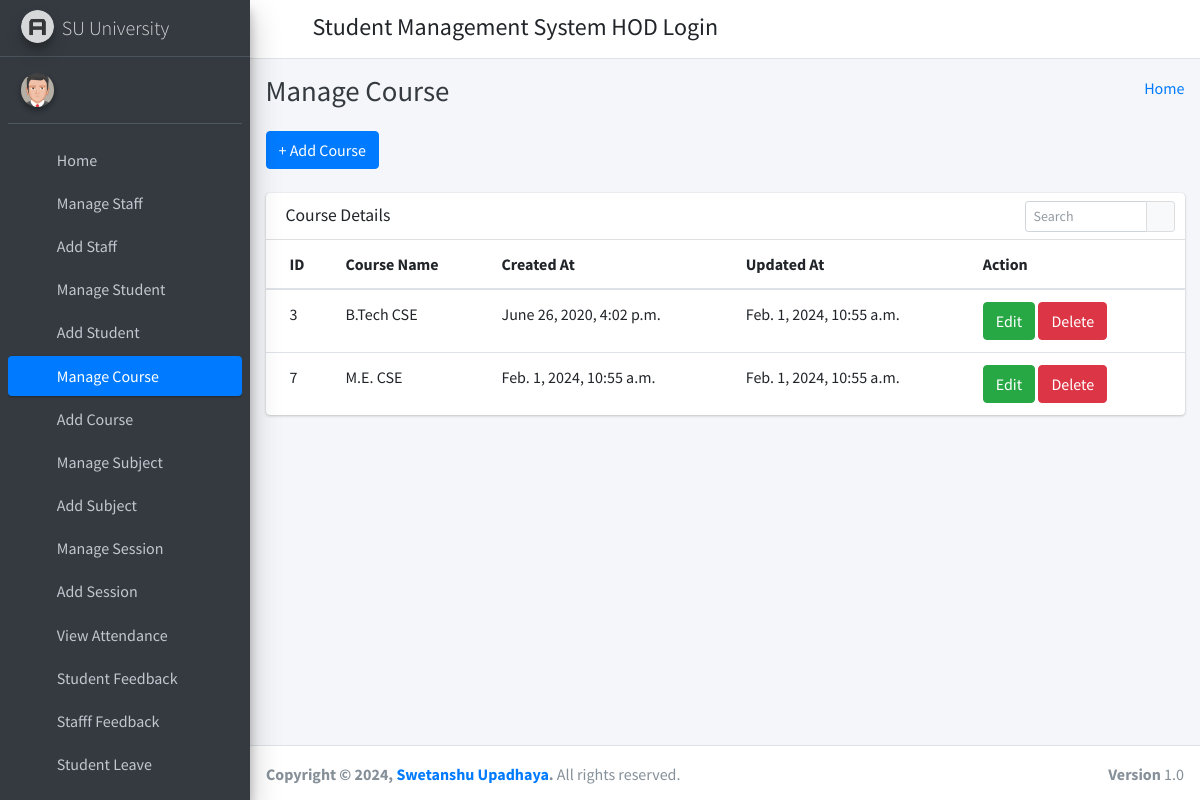
Page /manage_course/ (signed in) on the committed database.
### student_management_app/models.py (models this page shows)
class Courses(models.Model):
    id = models.AutoField(primary_key=True)
    course_name = models.CharField(max_length=255)
    created_at = models.DateTimeField(auto_now_add=True)
    updated_at = models.DateTimeField(auto_now=True)
    objects = models.Manager()

### student_management_app/HodViews.py (the view)
# urls.py: path('manage_course/', HodViews.manage_course, name="manage_course"),
def manage_course(request):
    courses = Courses.objects.all()
    context = {
        "courses": courses
    }
    return render(request, 'hod_template/manage_course_template.html', context)

### student_management_app/LoginCheckMiddleWare.py (called while the page is built, shortened)
    def process_view(self, request, view_func, view_args, view_kwargs):
        modulename = view_func.__module__
        user = request.user
        if user.is_authenticated:
            if user.user_type == "1":
                if modulename == "student_management_app.HodViews":
                    pass
                elif modulename == "student_management_app.views" or modulename == "django.views.static":
                    pass
                else:
                    return redirect("admin_home")
            else:
                return redirect("login")
        else:
            if request.path == reverse("login") or request.path == reverse("doLogin"):
                pass
            else:
                return redirect("login")

### student_management_app/templates/hod_template/manage_course_template.html (shortened to what this page needs)
{% extends 'hod_template/base_template.html' %}
{% block page_title %}
    Manage Course
{% endblock page_title %}
{% block main_content %}
{% load static %}
<section class="content">
        <div class="container-fluid">
            <a class="btn btn-primary" href="{% url 'add_course' %}" role="button">+ Add Course</a> <br/>&nbsp;
            <div class="row">
                <div class="col-md-12">
                    <div class="card">
                        <div class="card-header">
                            <h3 class="card-title">Course Details</h3>
                            <div class="card-tools">
                            <div class="input-group input-group-sm" style="width: 150px;">
                                <input type="text" name="table_search" class="form-control float-right" placeholder="Search">
                                <div class="input-group-append">
                                <button type="submit" class="btn btn-default"><i class="fas fa-search"></i></button>
                                </div>
                            </div>
                            </div>
                        </div>
                        <div class="card-body table-responsive p-0">
                            <table class="table table-hover text-nowrap">
                            <thead>
                                <tr>
                                <th>ID</th>
                                <th>Course Name</th>
                                <th>Created At</th>
                                <th>Updated At</th>
                                <th>Action</th>
                                </tr>
                            </thead>
                            <tbody>
                                {% for course in courses %}
                                <tr>
                                <td>{{ course.id }}</td>
                                <td>{{ course.course_name }}</td>
                                <td>{{ course.created_at }}</td>
                                <td>{{ course.updated_at }}</td>
                                <td>
                                    <a href="{% url 'edit_course' course.id %}" class="btn btn-success">Edit</a>
                                    <a href="{% url 'delete_course' course.id %}" class="btn btn-danger">Delete</a>
                                </td>
                                </tr>
                                {% endfor %}
                            </tbody>
                            </table>
                        </div>
                        </div>
                </div>
            </div>
        </div>
      </section>
  {% endblock main_content %}

### rows in the picture
Courses: id "3", course_name "B.Tech CSE", created_at "June 26, 2020, 4:02 p.m.", updated_at "Feb. 1, 2024, 10:55 a.m."
Courses: id "7", course_name "M.E. CSE", created_at "Feb. 1, 2024, 10:55 a.m.", updated_at "Feb. 1, 2024, 10:55 a.m."
